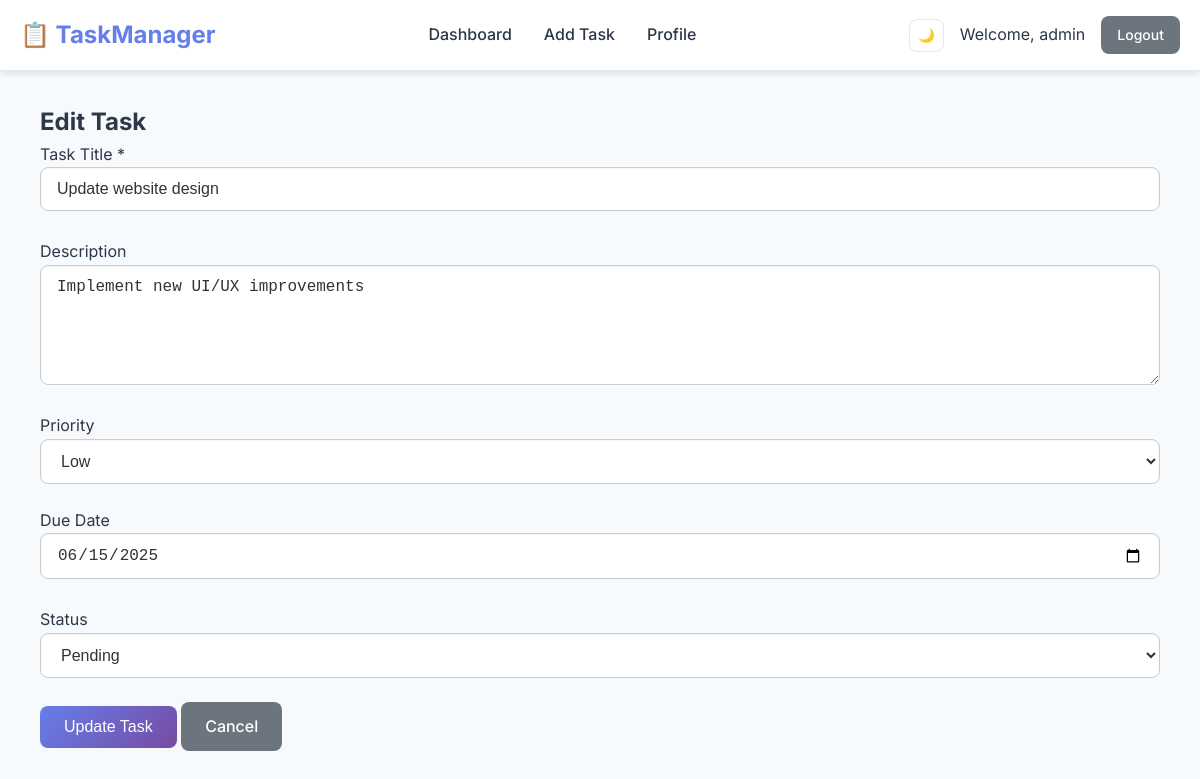
The page /pages/edit_task.php?id=3 (signed in) on the database its author committed.
### tables this page shows
CREATE TABLE tasks (
    id INT AUTO_INCREMENT PRIMARY KEY,
    user_id INT NOT NULL,
    title VARCHAR(100) NOT NULL,
    description TEXT,
    priority ENUM('low', 'medium', 'high') DEFAULT 'medium',
    status ENUM('pending', 'in_progress', 'completed') DEFAULT 'pending',
    due_date DATE NULL,
    created_at TIMESTAMP DEFAULT CURRENT_TIMESTAMP,
    updated_at TIMESTAMP DEFAULT CURRENT_TIMESTAMP ON UPDATE CURRENT_TIMESTAMP,
    FOREIGN KEY (user_id) REFERENCES users(id) ON DELETE CASCADE,
    INDEX idx_user_id (user_id),
    INDEX idx_status (status),
    INDEX idx_priority (priority),
    INDEX idx_due_date (due_date)
);

### pages/edit_task.php (the view, shortened to what this page needs)
<?php
require_once '../config/database.php';
$task_id = isset($_GET['id']) ? (int)$_GET['id'] : 0;
$stmt = $pdo->prepare("SELECT * FROM tasks WHERE id = ? AND user_id = ?");
$stmt->execute([$task_id, $_SESSION['user_id']]);
$task = $stmt->fetch();
include '../includes/header.php';
?>
<div class="container">
    <div class="task-form-container">
        <h2>Edit Task</h2>
        <form id="editTaskForm" action="../actions/task_actions.php" method="POST">
            <div class="form-group">
                <label for="title">Task Title *</label>
                <input type="text" id="title" name="title" value="<?= htmlspecialchars($task['title']) ?>" required>
            </div>
            <div class="form-group">
                <label for="description">Description</label>
                <textarea id="description" name="description" rows="4"><?= htmlspecialchars($task['description']) ?></textarea>
            </div>
            <div class="form-group">
                <label for="priority">Priority</label>
                <select id="priority" name="priority">
                    <option value="low" <?= $task['priority'] == 'low' ? 'selected' : '' ?>>Low</option>
                </select>
            </div>
            <div class="form-group">
                <label for="due_date">Due Date</label>
                <input type="date" id="due_date" name="due_date" value="<?= $task['due_date'] ?>">
            </div>
            <div class="form-group">
                <label for="status">Status</label>
                <select id="status" name="status">
                    <option value="pending" <?= $task['status'] == 'pending' ? 'selected' : '' ?>>Pending</option>
                </select>
            </div>
            <div class="form-actions">
                <button type="submit" class="btn btn-primary">Update Task</button>
                <a href="home.php" class="btn btn-secondary">Cancel</a>
            </div>
        </form>
    </div>
</div>
<?php include '../includes/footer.php'; ?>

### css/style.css (style rules this page uses)
:root { --primary-color: #667eea; --primary-dark: #5a67d8; --secondary-color: #764ba2; --success-color: #48bb78; --warning-color: #ed8936; --danger-color: #f56565; --info-color: #4299e1; --bg-color: #f7fafc; --card-bg: #ffffff; --text-primary: #2d3748; --text-secondary: #718096; --border-color: #e2e8f0; --shadow: 0 4px 6px -1px rgba(0, 0, 0, 0.1); --shadow-lg: 0 10px 15px -3px rgba(0, 0, 0, 0.1); }
* { margin: 0; padding: 0; box-sizing: border-box; }
body { font-family: 'Inter', -apple-system, BlinkMacSystemFont, 'Segoe UI', Roboto, sans-serif; background: var(--bg-color); color: var(--text-primary); line-height: 1.6; transition: all 0.3s ease; }
.container { max-width: 1200px; margin: 0 auto; padding: 0 20px; }
.form-group { margin-bottom: 1.5rem; }
.btn { display: inline-flex; align-items: center; justify-content: center; padding: 0.75rem 1.5rem; border: none; border-radius: 8px; font-size: 1rem; font-weight: 500; cursor: pointer; text-decoration: none; transition: all 0.3s ease; gap: 0.5rem; }
.btn-primary { background: linear-gradient(135deg, var(--primary-color), var(--secondary-color)); color: white; }
.btn-secondary { background: var(--text-secondary); color: white; }

### css/style2.css (style rules this page uses)
.form-group { margin-bottom: 1.5rem; display: flex; flex-direction: column; }
input[type="text"], input[type="email"], input[type="date"], input[type="password"], textarea, select { padding: 0.75rem 1rem; font-size: 1rem; border: 1px solid #ccc; border-radius: 8px; background-color: #fff; color: #333; outline: none; transition: all 0.2s ease-in-out; box-shadow: inset 0 1px 2px rgba(0, 0, 0, 0.05); }
textarea { resize: vertical; min-height: 120px; }
.btn-secondary { background-color: #6c757d; color: white; }

### rows shown on the page
tasks: title "Update website design", description "Implement new UI/UX improvements", priority "Low", due_date "06/15/2025", status "Pending"

### other values the page prints
$_SESSION['username'] "admin"
